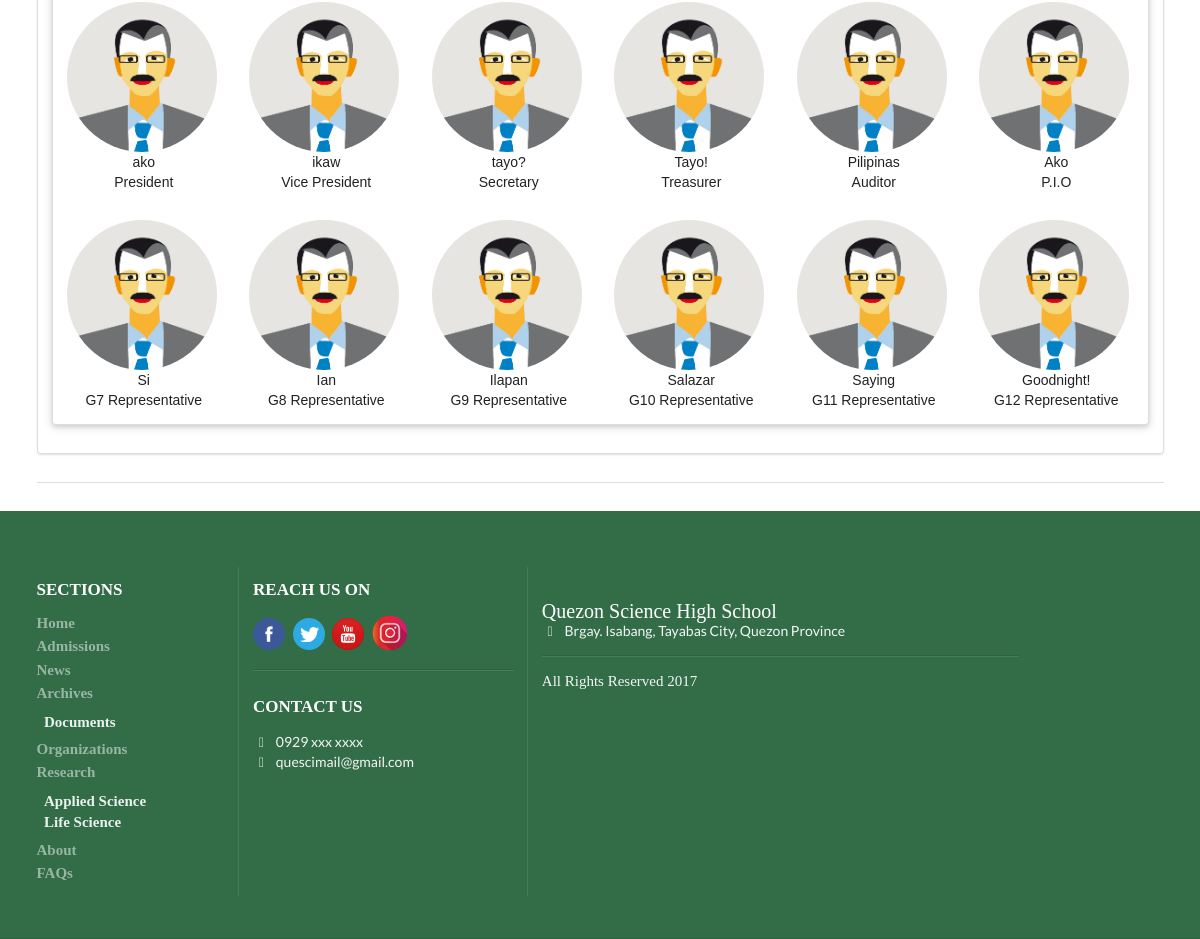
Page /organizations/details/2 (lower part) on the earlier database version.
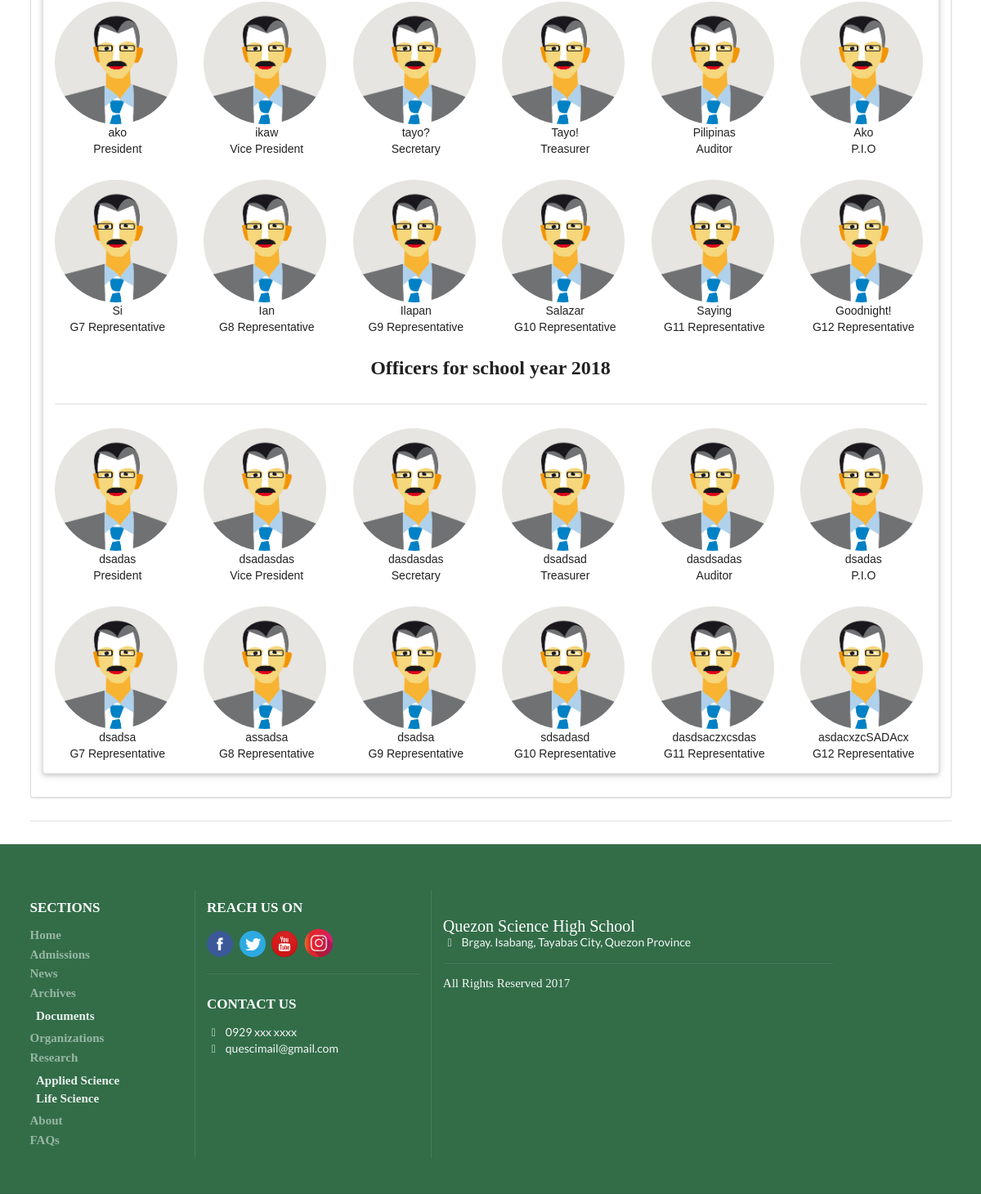
Same page on the later database version.
### staff/models.py (models this page shows, shortened)
class OrganizationOfficer(models.Model):
    organization = models.ForeignKey(Organization, related_name="officers", on_delete=models.CASCADE)
    SY_CHOICES = [
        (x,x) for x in range(timezone.now().year-1, timezone.now().year+1)
    ]
    school_year = models.PositiveIntegerField(validators=[
        MinValueValidator(2018),
        MaxValueValidator(timezone.now().year)
        ], choices=SY_CHOICES
    )
    adviser = models.CharField(max_length=100)
    president = models.CharField(max_length=100)
    vice_president = models.CharField(max_length=100)
    secretary = models.CharField(max_length=100)
    treasurer = models.CharField(max_length=100)
    auditor = models.CharField(max_length=100)
    pio = models.CharField(max_length=100)
    g7_rep = models.CharField(max_length=100)
    g8_rep = models.CharField(max_length=100)
    g9_rep = models.CharField(max_length=100)
    g10_rep = models.CharField(max_length=100)
    g11_rep = models.CharField(max_length=100)
    g12_rep = models.CharField(max_length=100)
    adviser_picture = models.ImageField(upload_to="organiation/" + str(organization.name).lower() + "/profiles", null=True, blank=True)
    pres_picture = models.ImageField(upload_to="organization/" + str(organization.name).lower() + "/profiles", null=True, blank=True)
    vp_picture = models.ImageField(upload_to="organization/" + str(organization.name).lower() + "/profiles", null=True, blank=True)
    sec_picture = models.ImageField(upload_to="organization/" + str(organization.name).lower() + "/profiles", null=True, blank=True)
    tres_picture = models.ImageField(upload_to="organization/" + str(organization.name).lower() + "/profiles", null=True, blank=True)
    aud_picture = models.ImageField(upload_to="organization/" + str(organization.name) + "/profiles", null=True, blank=True)
    pio_picture = models.ImageField(upload_to="organization/" + str(organization.name) + "/profiles", null=True, blank=True)
    g7_picture = models.ImageField(upload_to="organization/" + str(organization.name) + "/profiles", null=True, blank=True)
    g8_picture = models.ImageField(upload_to="organization/" + str(organization.name) + "/profiles", null=True, blank=True)
    g9_picture = models.ImageField(upload_to="organization/" + str(organization.name) + "/profiles", null=True, blank=True)
    g10_picture = models.ImageField(upload_to="organization/" + str(organization.name) + "/profiles", null=True, blank=True)
    g11_picture = models.ImageField(upload_to="organization/" + str(organization.name) + "/profiles", null=True, blank=True)
    g12_picture = models.ImageField(upload_to="organization/" + str(organization.name) + "/profiles", null=True, blank=True)
    @property
    def is_present(self):
        if self.school_year > timezone.now().year:
            return False
        else:
            return True

### main/views.py (the view)
# urls.py: path('organizations/details/<int:pk>', views.OrganizationDetailView.as_view(), name="organization_details"),
class OrganizationDetailView(DetailView):
    template_name = 'main/orgs_detail.html'
    model = Organization
    context_object_name = "organization"
    pk_url_kwarg = "pk"

### templates/main/orgs_detail.html (shortened to what this page needs)
{% extends 'base_2.html' %}
{% load staticfiles %}
{% block main_content %}
  <div class="ui container vertical stripe segment">
    <div class="ui segments">
        <div class="ui center aligned segment">
          <div class="ui six column grid raised segment"  id="officer-avatars">
            {% for officer in organization.officers.all %}
              {% if officer.is_present %}
              <div class="row">
                <div class="centered sixteen wide column">
                    <h2 class="ui header">Officers for school year {{ officer.school_year }}</h2>
                </div>
              </div>
              <div class="ui divider">
              </div>
            <div class="row">
              <div class="column">
                <img src="{% if not officer.pres_picture %} {% static 'img/avatar/tom.jpg' %} {% else %} {{ officer.pres_picture.url }} {% endif %}" alt="President" class="ui small circular image">
                <div class="description">
                  {{ officer.president }} <br />President
                </div>
              </div>
              <div class="column">
                <img src="{% if not officer.vp_picture %} {% static 'img/avatar/tom.jpg' %} {% else %} {{ officer.vp_picture.url }} {% endif %}" alt="Vice President" class="ui small circular image">
                <div class="description">
                  {{ officer.vice_president }} <br />Vice President
                </div>
              </div>
              <div class="column">
                <img src="{% if not officer.sec_picture %} {% static 'img/avatar/tom.jpg' %} {% else %} {{ officer.sec_picture.url }} {% endif %}" alt="Secretary" class="ui small circular image">
                <div class="description">
                  {{ officer.secretary }} <br />Secretary
                </div>
              </div>
              <div class="column">
                <img src="{% if not officer.tres_picture %} {% static 'img/avatar/tom.jpg' %} {% else %} {{ officer.tres_picture.url }} {% endif %}" alt="Treasurer" class="ui small circular image">
                <div class="description">
                  {{ officer.treasurer }} <br />Treasurer
                </div>
              </div>
              <div class="column">
                <img src="{% if not officer.aud_picture %} {% static 'img/avatar/tom.jpg' %} {% else %} {{ officer.aud_picture.url }} {% endif %}" alt="Auditor" class="ui small circular image">
                <div class="description">
                  {{ officer.auditor }} <br />Auditor
                </div>
              </div>
              <div class="column">
                <img src="{% if not officer.pio_picture %} {% static 'img/avatar/tom.jpg' %} {% else %} {{ officer.pio_picture.url }} {% endif %}" alt="P.I.O" class="ui small circular image">
                <div class="description">
                  {{ officer.pio }} <br />P.I.O
                </div>
              </div>
            </div>
            <div class="row">
              <div class="column">
                <img src="{% if not officer.g7_picture %} {% static 'img/avatar/tom.jpg' %} {% else %} {{ officer.g7_picture.url }} {% endif %}" alt="G7 Representative" class="ui small circular image">
                <div class="description">
                  {{ officer.g7_rep }} <br />G7 Representative
                </div>
              </div>
              <div class="column">
                <img src="{% if not officer.g8_picture %} {% static 'img/avatar/tom.jpg' %} {% else %} {{ officer.g8_picture.url }} {% endif %}" alt="G8 Representative" class="ui small circular image">
                <div class="description">
                  {{ officer.g8_rep }} <br />G8 Representative
                </div>
              </div>
              <div class="column">
                <img src="{% if not officer.g9_picture %} {% static 'img/avatar/tom.jpg' %} {% else %} {{ officer.g9_picture.url }} {% endif %}" alt="G9 Representative" class="ui small circular image">
                <div class="description">
                  {{ officer.g9_rep }} <br />G9 Representative
                </div>
              </div>
              <div class="column">
                <img src="{% if not officer.g10_picture %} {% static 'img/avatar/tom.jpg' %} {% else %} {{ officer.g10_picture.url }} {% endif %}" alt="G10 Representative" class="ui small circular image">
                <div class="description">
                  {{ officer.g10_rep }} <br />G10 Representative
                </div>
              </div>
              <div class="column">
                <img src="{% if not officer.g11_picture %} {% static 'img/avatar/tom.jpg' %} {% else %} {{ officer.g11_picture.url }} {% endif %}" alt="G11 Representative" class="ui small circular image">
                <div class="description">
                  {{ officer.g11_rep }} <br />G11 Representative
                </div>
              </div>
              <div class="column">
                <img src="{% if not officer.g12_picture %} {% static 'img/avatar/tom.jpg' %} {% else %} {{ officer.g12_picture.url }} {% endif %}" alt="G12 Representative" class="ui small circular image">
                <div class="description">
                  {{ officer.g12_rep }} <br />G12 Representative
                </div>
              </div>
            </div>
          {% else %}
          <div class="row">
            <div class="column">
              <h3 class="ui header">No officers yet for this school year</h3>
            </div>
          </div>
          {% endif %}
          {% endfor %}
        </div>
    </div>
  </div>
</div>
{% endblock %}

### templates/base_2.html (shortened to what this page needs)
<!DOCTYPE html>
{% load staticfiles %}
<html>
<head>
	<link rel="stylesheet" href="{% static 'dist/semantic.css' %}">
	<link rel="stylesheet" type="text/css" href="{% static 'css/index.css' %}">
</head>
<body>
			{% block main_content %}
			{% endblock %}
			{% include 'main/footer.html' %}
</body>
</html>

### templates/main/footer.html
{% load staticfiles %}
<div class="ui vertical footer segment">
	<div class="ui container">
		<div class="ui stackable inverted divided equal height stackable grid">
			<div class="three wide column">
					<h3 class="ui inverted header">SECTIONS</h3>
					<div class="ui inverted link list">
						<a class="item" href="{% url 'main:index' %}">Home</a>
						<a class="item" href="{% url 'main:admissions' %}">Admissions</a>
						<a class="item" href="{% url 'main:news' %}">News</a>
						<div class="item">
							Archives
							<div class="ui inverted link list">
								<a class="item" href="documents.html">Documents</a>
							</div>
						</div>
						<a class="item" href="{% url 'main:organizations' %}">Organizations</a>
						<div class="item">
							Research
							<div class="ui list">
								<a class="item" href="appliedScience.html">Applied Science</a>
								<a class="item" href="lifeScience.html">Life Science</a>
							</div>
						</div>
						<a class="item" href="{% url 'main:about' %}">About</a>
						<a class="item" href="{% url 'main:faqs' %}">FAQs</a>
					</div>
			</div>
			<div class="four wide column">
				<h3 class="ui inverted header">REACH US ON</h3>
				<div class="ui inverted link list">
					<div class="row" id="footerReach">
					<a href="#" class="item"><img src="{% static 'img/facebook.png' %}"></a>
					<a href="#" class="item"><img src="{% static 'img/twitter.png' %}"></a>
					<a href="#" class="item"><img src="{% static 'img/youtube.png' %}"></a>
					<a href="#" class="item"><img src="{% static 'img/instagram.png' %}"></a>
					</div>
				</div>
				<div class="ui divider"></div>
				<h3 class="ui inverted header">CONTACT US</h3>
				<div class="column description"><i class="call icon"></i> 0929 xxx xxxx</div>
				<div class="column description"><i class="mail icon"></i> quescimail@gmail.com</div>
		</div>
				<div class="seven wide column">
						<br>
						<div class="text container" id="footerQsci">Quezon Science High School</div>
						<div class="description aligned center"><i class="marker icon"></i> Brgay. Isabang, Tayabas City, Quezon Province</div>
						<div class="ui divider"></div>
						<p id="footerRights">All Rights Reserved 2017</p>
				</div>
		</div>
		</div>
	</div>

### static/css/index.css (style rules this page uses)
.ui.header { font-family: Code Bold; }
.ui.vertical.stripe { margin: 2em 0em; padding: 2em 0em; }
.ui.vertical.stripe .description { font-family: Raleway; }
.ui.footer.segment { background: #326d48; padding: 5em 0em 4em 0em; color: #f5f5f5; }
.footer.segment .inverted.header { font-family: Code Bold; font-size:17px; }
.footer.segment .item { font-family: Raleway Thin; font-weight: bold; font-size: 15px; }
#footerReach { letter-spacing: 5px; }
#footerQsci { font-family: Code Bold; color: #fff; font-size: 20px; }
#footerRights { font-family: Raleway Light; font-size: 15px; }

Differences in the rows shown:
added OrganizationOfficer: school_year "2018", president "dsadas", vice_president "dsadasdas", secretary "dasdasdas", treasurer "dsadsad", auditor "dasdsadas", pio "dsadas", g7_rep "dsadsa", g8_rep "assadsa", g9_rep "dsadsa", g10_rep "sdsadasd", g11_rep "dasdsaczxcsdas", g12_rep "asdacxzcSADAcx"
